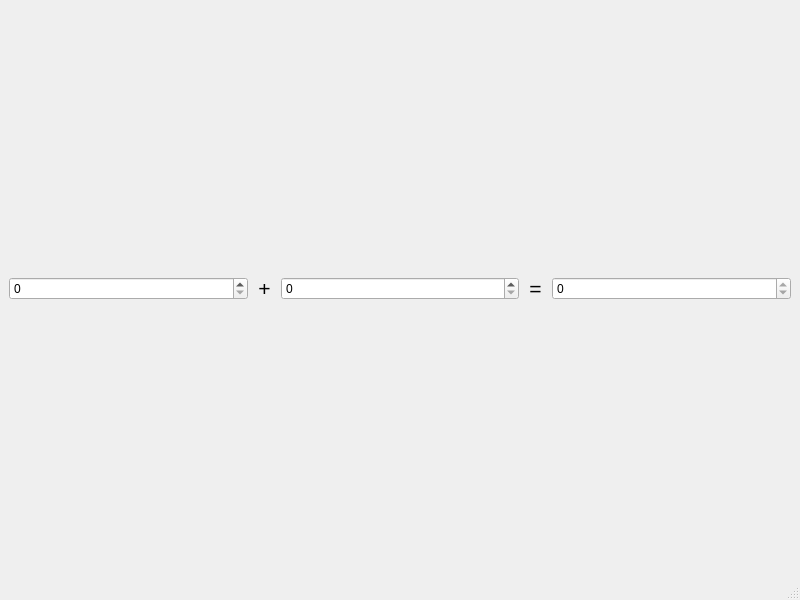
<?xml version="1.0" encoding="UTF-8"?>
<ui version="4.0">
 <class>SpinBoxer</class>
 <widget class="QMainWindow" name="SpinBoxer">
  <property name="geometry">
   <rect>
    <x>0</x>
    <y>0</y>
    <width>800</width>
    <height>600</height>
   </rect>
  </property>
  <property name="windowTitle">
   <string>SpinBoxer</string>
  </property>
  <widget class="QWidget" name="centralwidget">
   <layout class="QHBoxLayout" name="horizontalLayout">
    <item>
     <widget class="QSpinBox" name="sb_1">
      <property name="maximum">
       <number>100</number>
      </property>
     </widget>
    </item>
    <item>
     <widget class="QLabel" name="l_plus">
      <property name="maximumSize">
       <size>
        <width>21</width>
        <height>21</height>
       </size>
      </property>
      <property name="font">
       <font>
        <pointsize>16</pointsize>
       </font>
      </property>
      <property name="text">
       <string>+</string>
      </property>
      <property name="alignment">
       <set>Qt::AlignCenter</set>
      </property>
     </widget>
    </item>
    <item>
     <widget class="QSpinBox" name="sb_2">
      <property name="maximum">
       <number>100</number>
      </property>
     </widget>
    </item>
    <item>
     <widget class="QLabel" name="l_equals">
      <property name="maximumSize">
       <size>
        <width>21</width>
        <height>21</height>
       </size>
      </property>
      <property name="font">
       <font>
        <pointsize>16</pointsize>
       </font>
      </property>
      <property name="text">
       <string>=</string>
      </property>
      <property name="alignment">
       <set>Qt::AlignCenter</set>
      </property>
     </widget>
    </item>
    <item>
     <widget class="QSpinBox" name="sb_result">
      <property name="readOnly">
       <bool>true</bool>
      </property>
      <property name="maximum">
       <number>200</number>
      </property>
     </widget>
    </item>
   </layout>
  </widget>
  <widget class="QMenuBar" name="menubar">
   <property name="geometry">
    <rect>
     <x>0</x>
     <y>0</y>
     <width>800</width>
     <height>20</height>
    </rect>
   </property>
  </widget>
  <widget class="QStatusBar" name="statusbar"/>
 </widget>
 <resources/>
 <connections/>
</ui>
